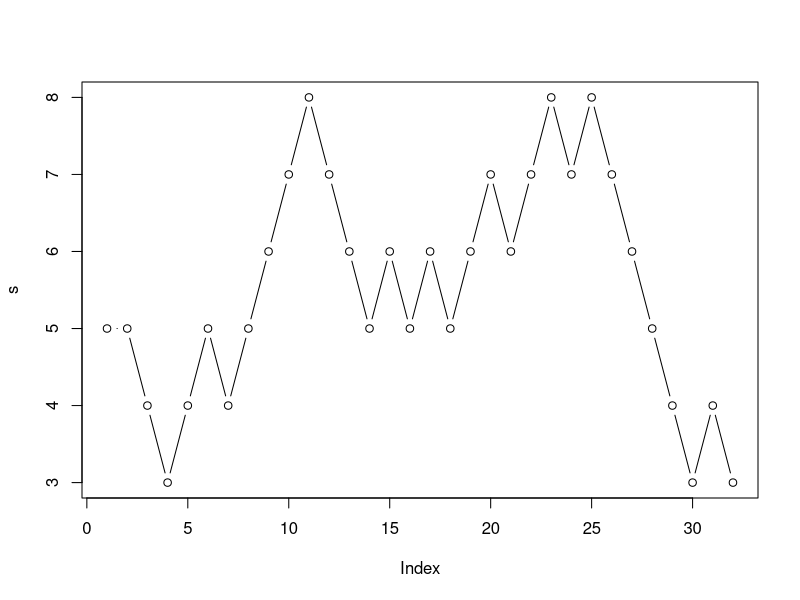

Recreate this plot in R.
set.seed(1)
z<-5
s<-vector("numeric")
s<-z
while(z>=3 && z<=10){
  moneda<-rbinom(1,1,0.5)
  s<-c(s,z)
  if(moneda==1){ 
    z<-z+1
  } else {
    z<-z-1
  }
}
print(s)
plot(s, type = "b")

#s<-vector("numeric")
#s<-z
a<-0
for(i in 1:100000){
  z<-6.5
while(z>=3 && z<=10){
  moneda<-rbinom(1,1,0.5)
  #s<-c(s,z)
  if(moneda==1){ 
    z<-z+1
  } else {
    z<-z-1
  }
}
  
if(z<3)
{
  a<-a+1
}
} 
paste("En", i, "intentos, se sale", a, "veces por debajo y ", i-a, "por arriba")
paste("La probabilidad de que salga por abajo es:", a/i, "%")